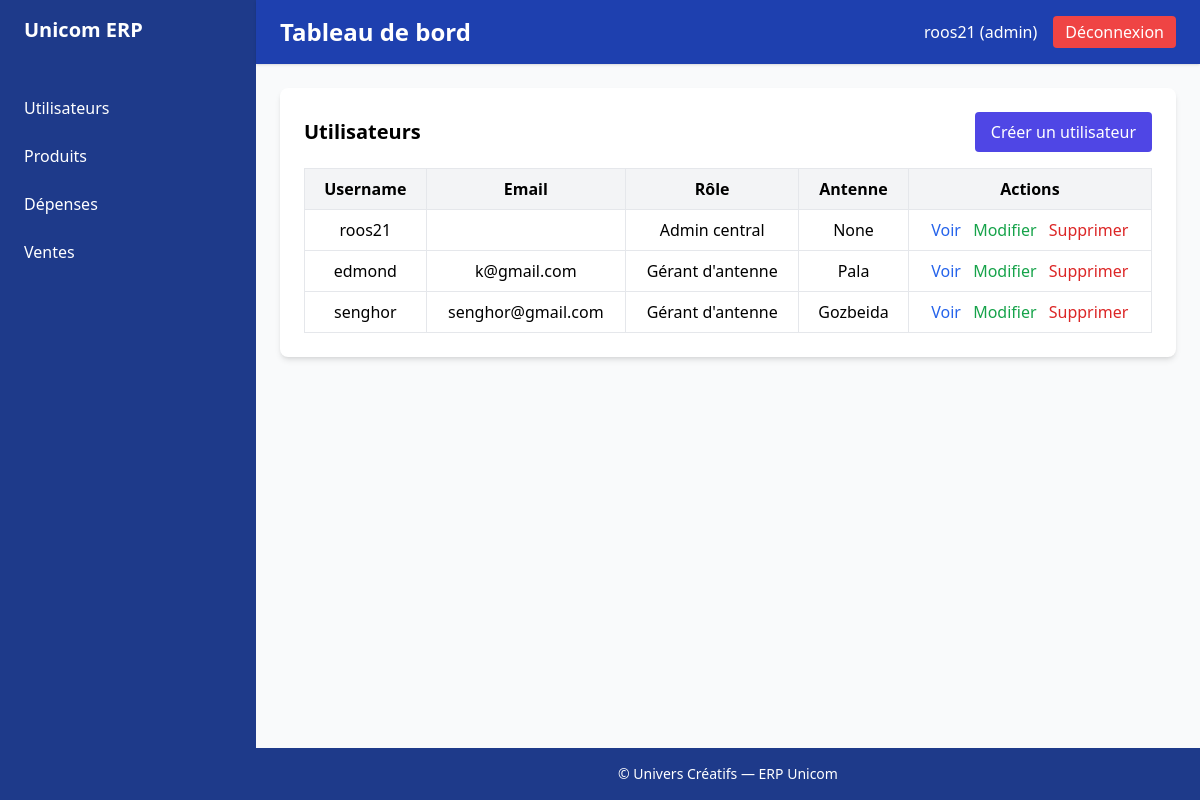
/accounts/users/ (signed in), run on an earlier commit of the app's database.
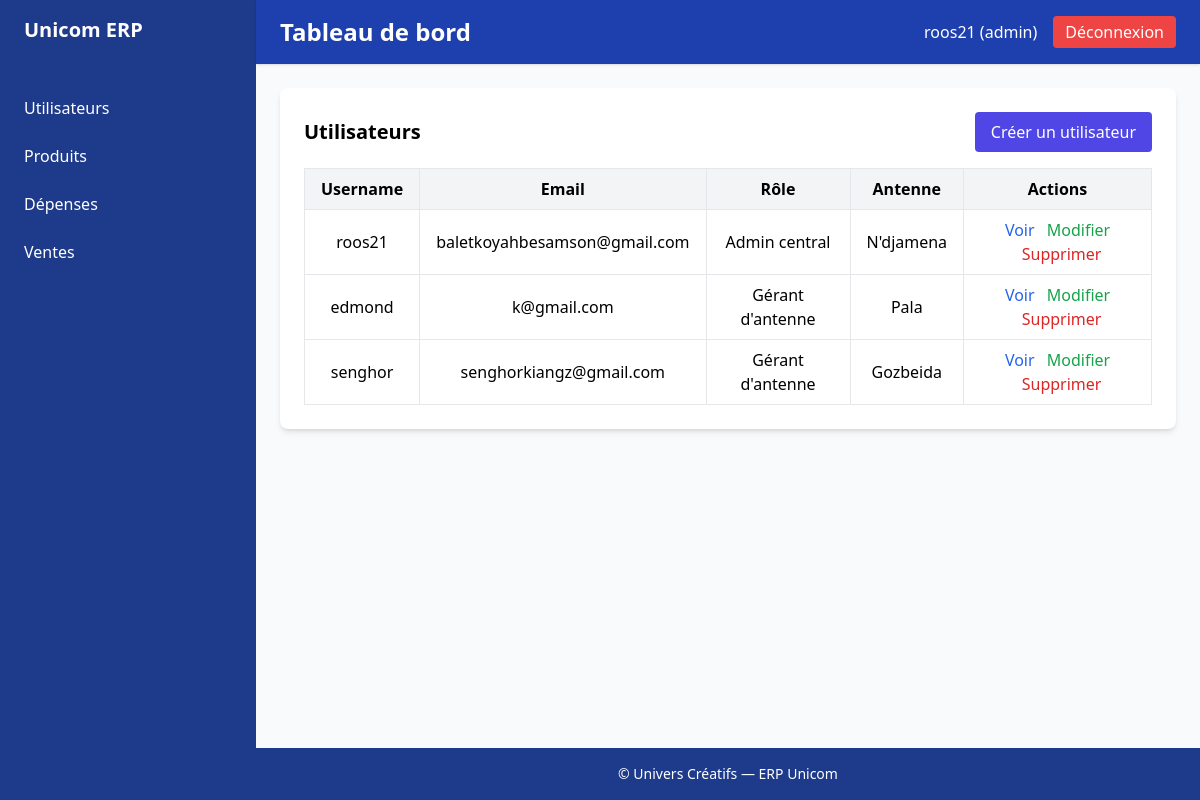
And on a later commit of the database.
### accounts/models.py (models this page shows, shortened)
class User(AbstractUser, PermissionsMixin, SoftDeleteMixin):
    class Role(models.TextChoices):
        GERANT = "gerant", "Gérant d'antenne"
        ADMIN = "admin", "Admin central"
        DIRECTEUR = "directeur", "Directeur"
        SUPERVISEUR = "superviseur", "Superviseur régional"
    role = models.CharField(
        max_length=20,
        choices=Role.choices,
        default=Role.GERANT,
        help_text="Détermine les permissions et les accès aux modules."
    )
    antenne = models.CharField(
        max_length=255,
        blank=True,
        null=True,
        help_text="Nom de l'antenne rattachée"
    )
    telephone = models.CharField(
        max_length=20,
        blank=True,
        null=True,
        help_text="Numéro de téléphone professionnel"
    )
    is_blocked = models.BooleanField(
        default=False,
        help_text="Blocage manuel : coupe l'accès sans supprimer le compte."
    )
    date_creation = models.DateTimeField(
        auto_now_add=True,
        help_text="Date de création du compte"
    )
    date_derniere_connexion = models.DateTimeField(
        blank=True,
        null=True,
        help_text="Dernière connexion réussie"
    )
    groups = models.ManyToManyField(
        'auth.Group',
        related_name='accounts_user_set',
        related_query_name='accounts_user',
        blank=True,
        help_text='Groupes de permissions de l’utilisateur.'
    )
    user_permissions = models.ManyToManyField(
        'auth.Permission',
        related_name='accounts_user_set',
        related_query_name='accounts_user',
        blank=True,
        help_text='Permissions spécifiques de l’utilisateur.'
    )

### accounts/decorators.py (the view)
        def wrapper(request, *args, **kwargs):
            if not request.user.is_authenticated:
                return redirect("accounts:login")  # Redirige l'utilisateur vers la page de login si non authentifié
            if request.user.role not in roles:
                messages.error(request, "Vous n'avez pas la permission d'accéder à cette page.")
                return redirect("accounts:no_permission")  # Redirige vers une page d'absence de permission
            return view_func(request, *args, **kwargs)

### accounts/templatetags/auth_extras.py (called while the page is built)
@register.simple_tag
def role_permissions(role):
    return ROLE_PERMISSIONS.get(role, set())

### accounts/views.py (called while the page is built)
@login_required
@role_required('admin')
def user_list(request):
    users = User.objects.filter(is_deleted=False)
    return render(request, 'accounts/user_list.html', {'users': users})

### templates/accounts/user_list.html (shortened to what this page needs)
{% extends "base.html" %}
{% block content %}
<div class="max-w-8xl mx-auto bg-white shadow-md rounded-lg p-6">
    <div class="flex justify-between items-center mb-4">
        <h2 class="text-xl font-bold">Utilisateurs</h2>
        <a href="{% url 'accounts:user_create' %}" class="bg-indigo-600 text-white px-4 py-2 rounded hover:bg-indigo-700 transition">
            Créer un utilisateur
        </a>
    </div>
    <table class="min-w-full table-auto border border-gray-200">
        <thead class="bg-gray-100">
            <tr>
                <th class="px-4 py-2 border">Username</th>
                <th class="px-4 py-2 border">Email</th>
                <th class="px-4 py-2 border">Rôle</th>
                <th class="px-4 py-2 border">Antenne</th>
                <th class="px-4 py-2 border">Actions</th>
            </tr>
        </thead>
        <tbody>
            {% for user in users %}
            <tr class="text-center {% if user.is_blocked %}bg-red-50{% endif %}">
                <td class="px-4 py-2 border">{{ user.username }}</td>
                <td class="px-4 py-2 border">{{ user.email }}</td>
                <td class="px-4 py-2 border">{{ user.get_role_display }}</td>
                <td class="px-4 py-2 border">{{ user.antenne }}</td>
                <td class="px-4 py-2 border space-x-2">
                    <a href="{% url 'accounts:user_detail' user.pk %}" class="text-blue-600 hover:underline">Voir</a>
                    <a href="{% url 'accounts:user_update' user.pk %}" class="text-green-600 hover:underline">Modifier</a>
                    <a href="{% url 'accounts:user_delete' user.pk %}" class="text-red-600 hover:underline"
                        onclick="return confirm('Voulez-vous vraiment supprimer cet utilisateur ?');">
                        Supprimer
                    </a>
                </td>
            </tr>
            {% empty %}
            <tr>
                <td colspan="5" class="py-4">Aucun utilisateur trouvé.</td>
            </tr>
            {% endfor %}
        </tbody>
    </table>
</div>
{% endblock %}

### templates/base.html (shortened to what this page needs)
{% load auth_extras %}
{% load static %}
<!DOCTYPE html>
<html lang="fr">
  <head>
    <script src="https://cdn.tailwindcss.com"></script>
  </head>
  <body class="bg-gray-50 flex min-h-screen">
    <aside class="w-64 bg-blue-900 text-white flex-shrink-0">
        {% include 'nav/navbar.html' %}
    </aside>
    <div class="flex-1 flex flex-col">
      <header class="bg-blue-800 text-white shadow px-6 py-4 flex justify-between items-center">
        <h1 class="text-2xl font-semibold">
          {% block page_title %}
            Tableau de bord
          {% endblock %}
        </h1>
        <div class="flex items-center space-x-4">
          {% if user.is_authenticated %}
            <span class="font-medium">{{ user.username }} ({{ user.role }})</span>
            <a href="{% url 'accounts:logout' %}" class="px-3 py-1 bg-red-500 hover:bg-red-600 rounded">Déconnexion</a>
          {% endif %}
        </div>
      </header>
      <main class="flex-1 p-6 overflow-auto">
        {% block content %}
        {% endblock %}
      </main>
      <footer class="bg-blue-900 text-white text-center py-4 text-sm">&copy; {{ now.year }} Univers Créatifs — ERP Unicom</footer>
    </div>
  </body>
</html>

What changed in the data, as far as the page shows it:
changed User "roos21": email (not shown) → "baletkoyahbesamson@gmail.com"; antenne "None" → "N'djamena"
changed User "senghor": email "senghor@gmail.com" → "senghorkiangz@gmail.com"
